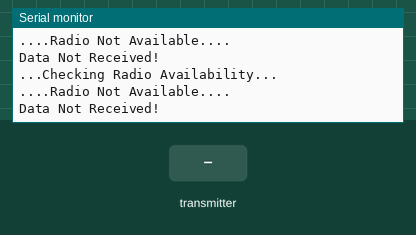
The sketch below on a simulated Arduino Uno, built with avr-gcc and run on an emulated ATmega328P. Parts: the last lines printed to the serial monitor. The test bench sets the inputs (shaded band). No radio packets arrive unless stated.

Above: at 1.8 s.
1.9 s: the transmitter starts sending ax = 0
At 2.7 s:
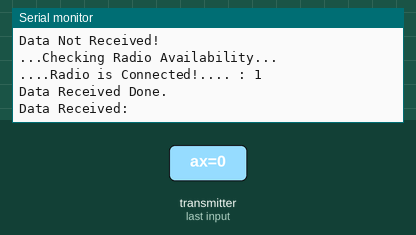
3.5 s: the transmitter starts sending sensorID = 1
At 4.9 s:
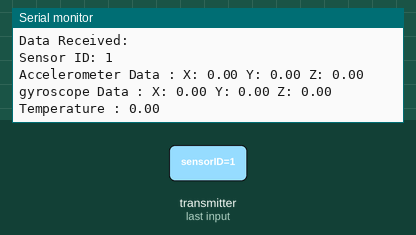

Measured:
- after the input at 1.9 s, the serial monitor: prints a new line after 0.13 s (image 1)
- after the input at 3.5 s, the serial monitor: prints a new line after 0.54 s (image 2)

The sketch:

nrf_receiver.ino
```cpp
#include <SPI.h>
#include <Wire.h>
#include <nRF24L01.h>
#include <RF24.h>

int recvData();
void displayData();
void radioTest();

RF24 radio(4, 5);  //(CE, CSN)

const uint64_t pipe_1 = 0xF0F0F0F0AA;
const uint64_t pipe_2 = 0xF0F0F0F0AB;


struct MyData {
  float ax;
  float ay;
  float az;
  float gx;
  float gy;
  float gz;
  float temp;
  //  float sensorTemp;
  int sensorID;
};

MyData sensorData;


void setup() {

  Serial.begin(115200);
  radioTest();


}

void loop() {


  if (recvData()) {
    Serial.println("Data Received: ");
    displayData();
  }
  else {
    Serial.println("Data Not Received!");
  }

  delay(1000);
}

void radioTest() {

  Serial.println("Receiver Started....");

  radio.begin();
  Serial.println(".......Radio is ready......");
  radio.begin();
  radio.openReadingPipe(1, pipe_1);
  radio.openReadingPipe(2, pipe_2);
  radio.setPALevel(RF24_PA_LOW);
  radio.setDataRate(RF24_250KBPS);
  radio.startListening();

}


int recvData()
{
  Serial.println("...Checking Radio Availability...");
  if (radio.available() )
  {
    Serial.print("....Radio is Connected!.... : "); Serial.println(radio.available());
    radio.read(&sensorData, sizeof(sensorData));
    Serial.println("Data Received Done.");

    return 1;
  }
  Serial.println("....Radio Not Available....");
  return 0;
}


void displayData() {

  if (sensorData.sensorID == 1) {
    Serial.print("Sensor ID: ");
    Serial.println(sensorData.sensorID);
    Serial.print("Accelerometer Data : "); Serial.print("X: "); Serial.print(sensorData.ax); Serial.print(" Y: "); Serial.print(sensorData.ay); Serial.print(" Z: "); Serial.println(sensorData.az);
    Serial.print("gyroscope Data : "); Serial.print("X: "); Serial.print(sensorData.gx); Serial.print(" Y: "); Serial.print(sensorData.gy); Serial.print(" Z: "); Serial.println(sensorData.gz);
    Serial.print("Temperature : "); Serial.println(sensorData.temp);
    //    Serial.print("Temperature(OW):  "); Serial.print(sensorData.sensorTemp); Serial.println(" degC");
  }

  if (sensorData.sensorID == 2) {
    Serial.print("Sensor ID: ");
    Serial.println(sensorData.sensorID);
    Serial.print("Accelerometer Data : "); Serial.print("X: "); Serial.print(sensorData.ax); Serial.print(" Y: "); Serial.print(sensorData.ay); Serial.print(" Z: "); Serial.println(sensorData.az);
    Serial.print("gyroscope Data : "); Serial.print("X: "); Serial.print(sensorData.gx); Serial.print(" Y: "); Serial.print(sensorData.gy); Serial.print(" Z: "); Serial.println(sensorData.gz);
    Serial.print("Temperature : "); Serial.println(sensorData.temp);
    //    Serial.print("Temperature(OW):  "); Serial.print(sensorData.sensorTemp); Serial.println(" degC");

  }

}
```
